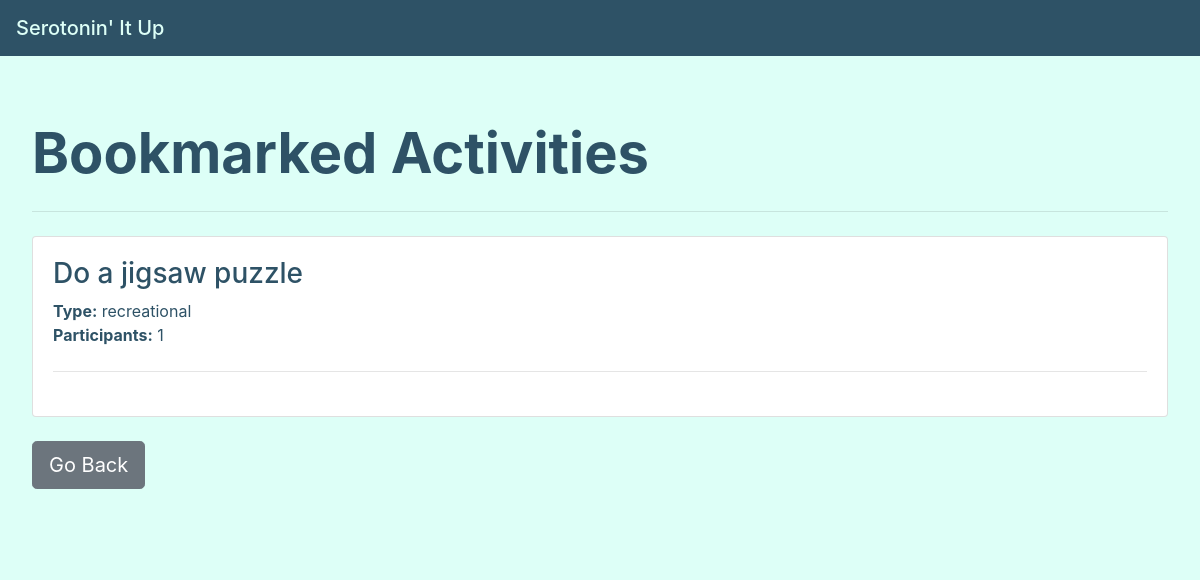
The app's page /bookmarked-activities (signed in), older data.
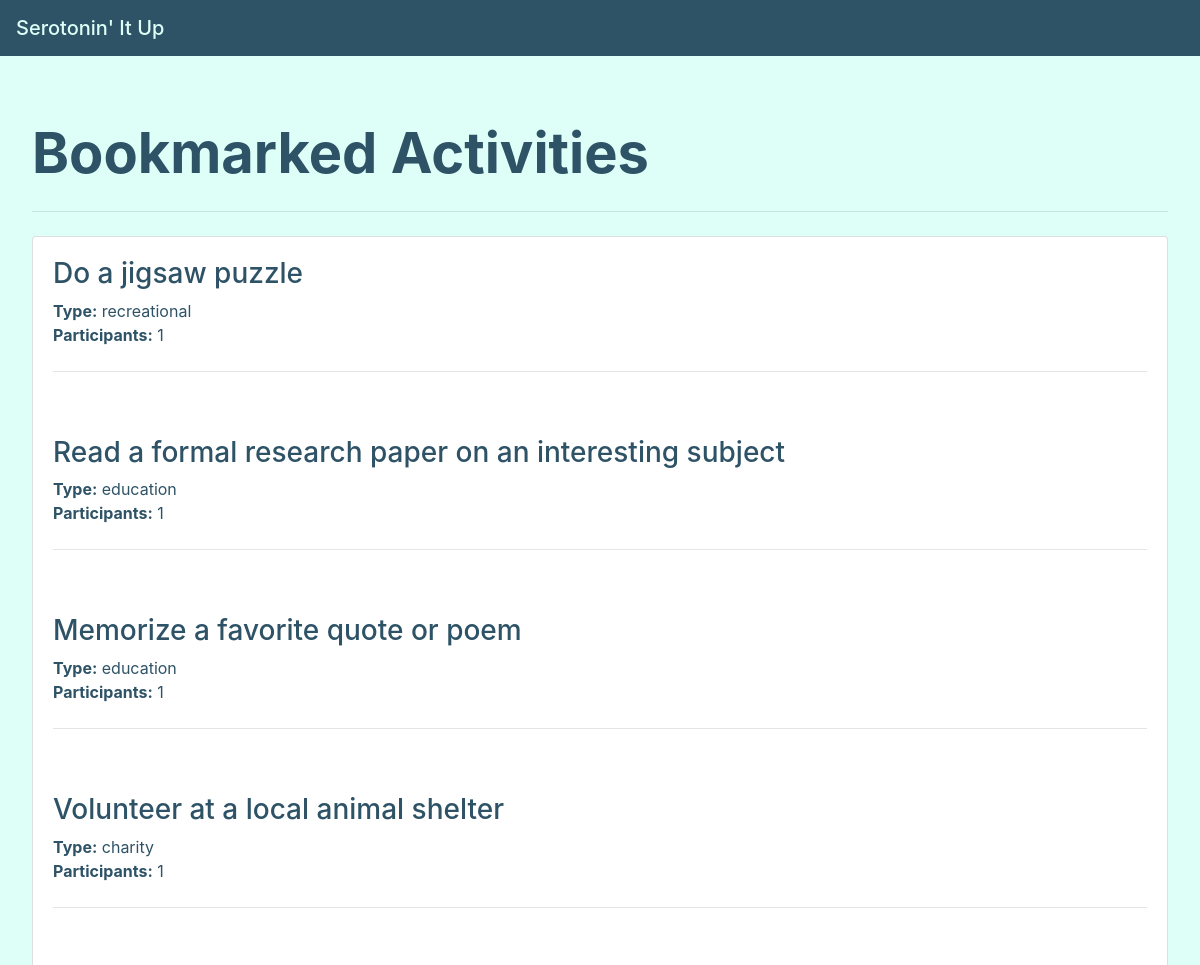
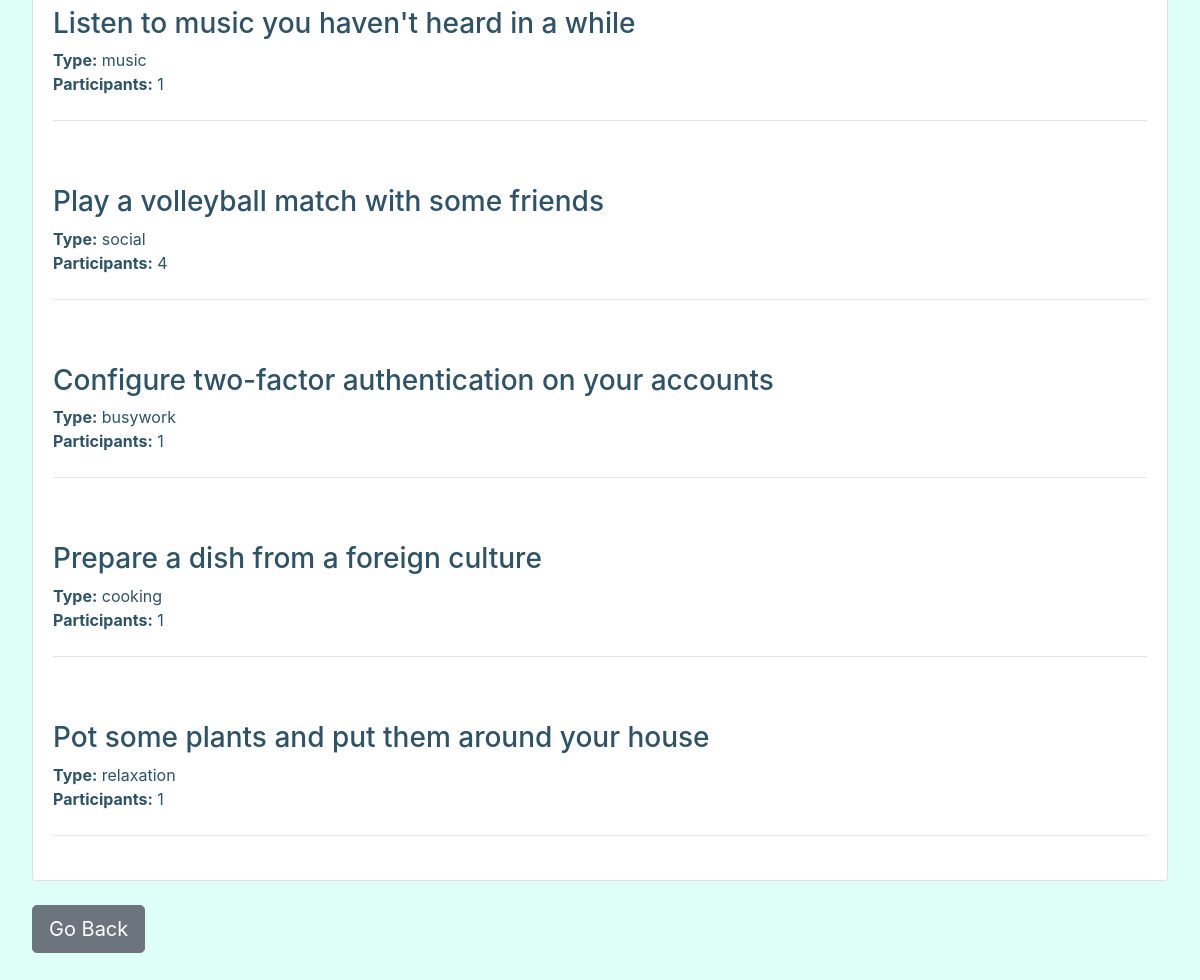
The same page, newer data (2 pictures, top to bottom).
### tables this page shows
CREATE TABLE bmActivities (user_id text, activity text, type text, participants text);

### __init__.py (the view)
@app.route("/bookmarked-activities", methods = ['GET', 'POST'])
def bookmarkedActivities():
    db = sqlite3.connect("p0database.db")
    c = db.cursor()
    user_id = session.get("user")
    c.execute('SELECT * FROM bmActivities')
    actArr = []
    for row in c:
        if (row[0] == user_id):
            actRow = []
            actRow.append(row[1])
            actRow.append(row[2])
            actRow.append(row[3])
            actArr.append(actRow)
    return render_template('bmactivities.html', actArr = actArr)

### templates/bmactivities.html (shortened to what this page needs)
<!DOCTYPE html>
<html>
  <head>
    <link rel="stylesheet" href="https://stackpath.bootstrapcdn.com/bootstrap/4.3.1/css/bootstrap.min.css">
    <link rel="stylesheet" href="../static/css/layout.css">
  </head>
  <body style="background-color: #ddfff7; color: #2e5266;">
    <nav class="navbar navbar-light .bg-transparent" id="webName" style="background-color: #2e5266;">
      <span class="navbar-brand mb-0 h1" style="color: #ddfff7;">Serotonin' It Up</span>
    </nav>
    <div class="jumbotron" style="background-color: #ddfff7">
      <h1 class="display-4" style="font-weight: bold;">Bookmarked Activities</h1>
      <hr class="my-4">
      <div class="card" style="background-color: white;">
        {% for row in actArr %}
        <div class="card-body">
          <h3>{{row[0]}}</h3>
          <b>Type:</b> {{row[1]}}
          <br>
          <b>Participants:</b> {{row[2]}}
          <hr class="my-4">
        </div>
        {% endfor %}
    </div>
    <br>
    <form action = "/homepage">
      <input type = "submit" value = "Go Back" class="btn btn-secondary btn-lg">
    </form>
  </body>
</html>

### static/css/layout.css (style rules this page uses)
#webName { text-align: center; }

Row changes from the older to the newer data that the page shows:
added bmActivities: activity "Read a formal research paper on an interesting subject", type "education", participants "1"
added bmActivities: activity "Memorize a favorite quote or poem", type "education", participants "1"
added bmActivities: activity "Volunteer at a local animal shelter", type "charity", participants "1"
added bmActivities: activity "Listen to music you haven't heard in a while", type "music", participants "1"
added bmActivities: activity "Play a volleyball match with some friends", type "social", participants "4"
added bmActivities: activity "Configure two-factor authentication on your accounts", type "busywork", participants "1"
added bmActivities: activity "Prepare a dish from a foreign culture", type "cooking", participants "1"
added bmActivities: activity "Pot some plants and put them around your house", type "relaxation", participants "1"
